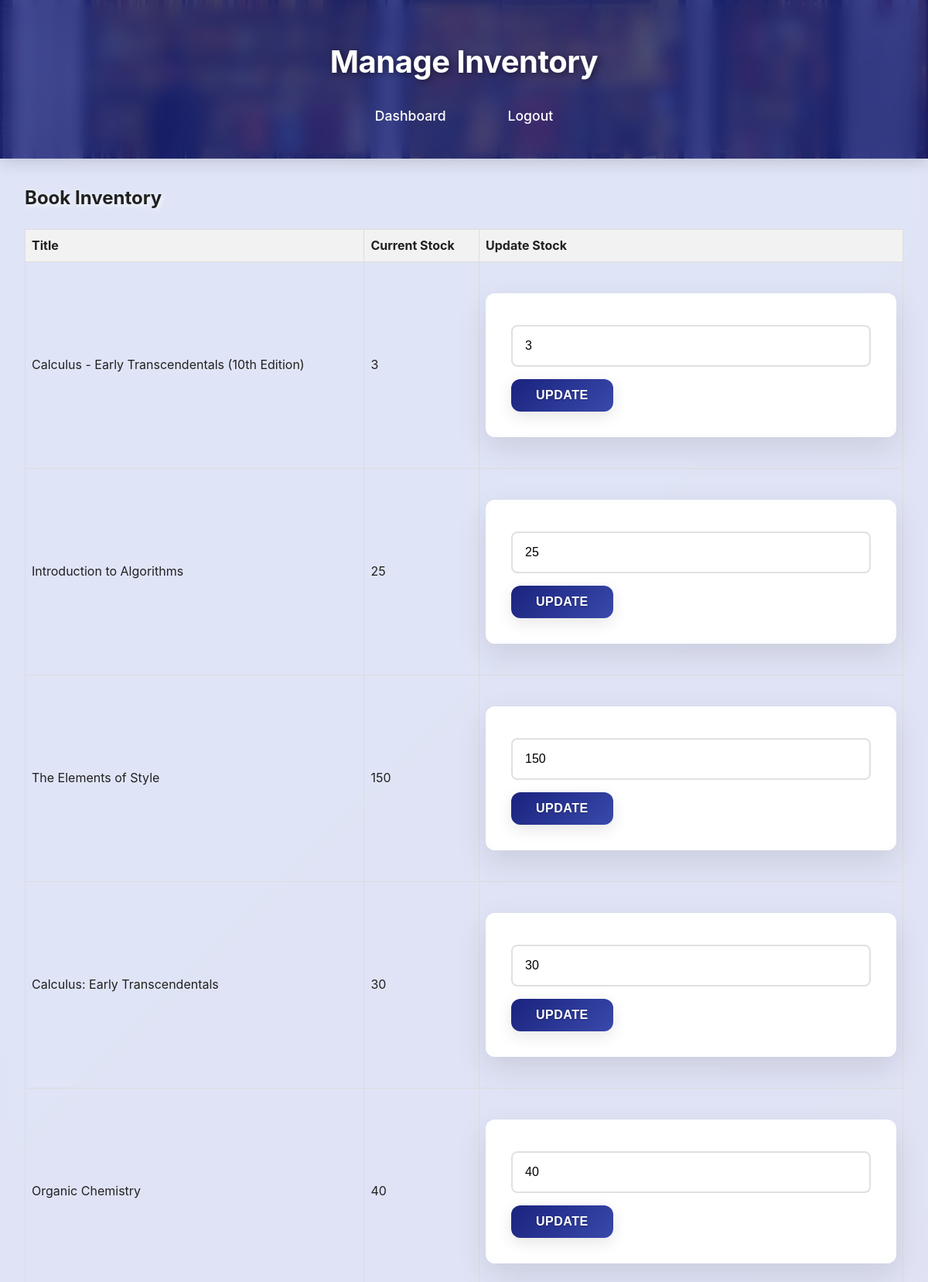
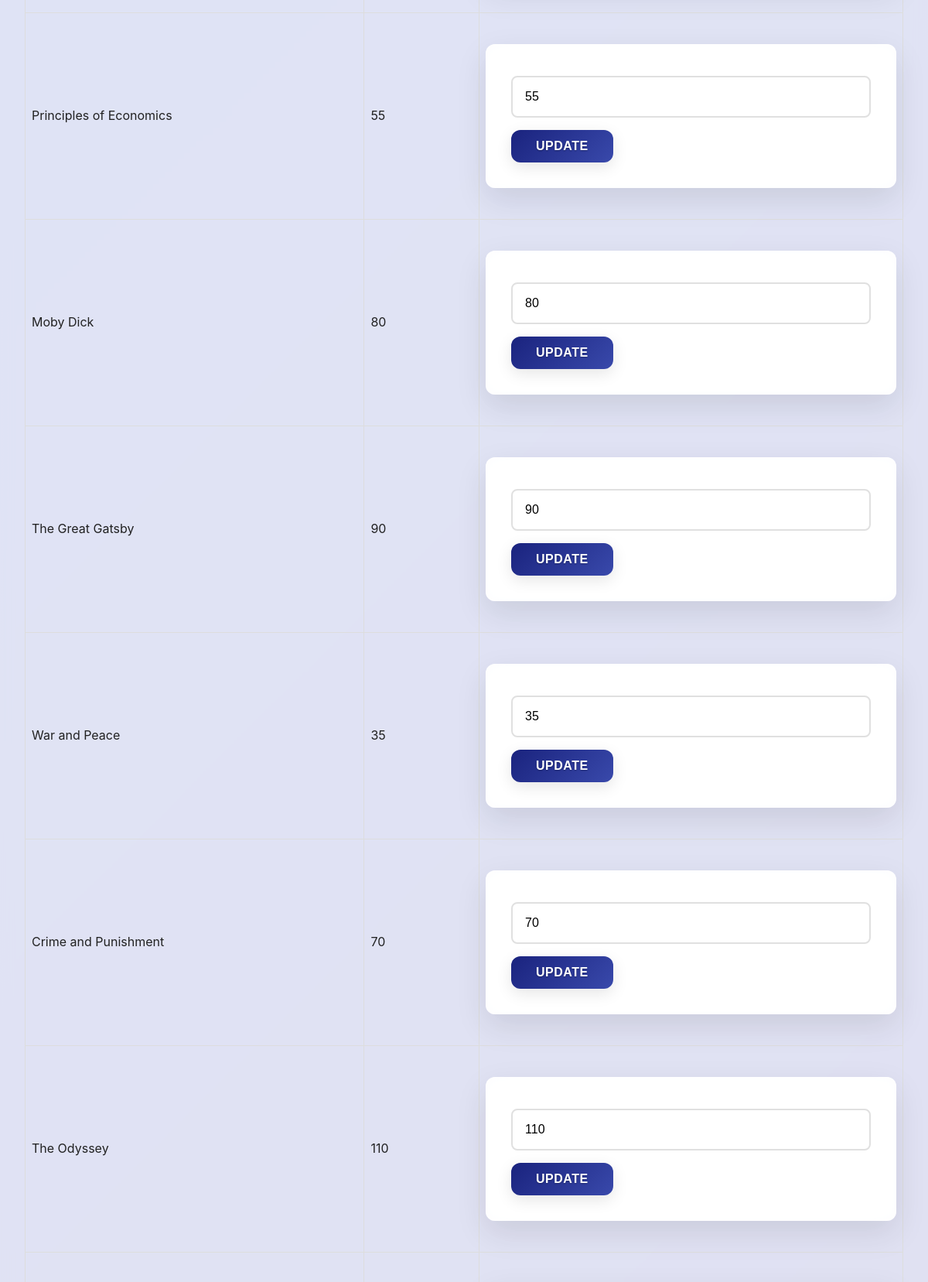
The app's page /manage_inventory.php (signed in, upper part) with its own data (2 pictures, top to bottom).
### tables this page shows
CREATE TABLE `books` (
  `book_id` int(11) NOT NULL,
  `title` varchar(255) NOT NULL,
  `author` varchar(255) NOT NULL,
  `genre` varchar(255) DEFAULT NULL,
  `ISBN` varchar(13) DEFAULT NULL,
  `price` decimal(10,2) NOT NULL,
  `stock_quantity` int(11) NOT NULL,
  `cover_image` varchar(255) DEFAULT NULL
);

### manage_inventory.php (the view, shortened to what this page needs)
<?php
include('includes/db_connect.php');
$sql = "SELECT * FROM books";
$result = $conn->query($sql);
?>
<!DOCTYPE html>
<html lang="en">
<head>
    <link rel="stylesheet" href="css/style.css">
</head>
<body>
    <header>
        <div class="container">
            <h1>Manage Inventory</h1>
            <nav>
                <ul>
                    <li><a href="admin_dashboard.php">Dashboard</a></li>
                    <li><a href="logout.php">Logout</a></li>
                </ul>
            </nav>
        </div>
    </header>
    <div class="main-content">
        <div class="container">
        <h2>Book Inventory</h2>
        <table>
            <thead>
                <tr>
                    <th>Title</th>
                    <th>Current Stock</th>
                    <th>Update Stock</th>
                </tr>
            </thead>
            <tbody>
                <?php
                if ($result->num_rows > 0) {
                    while ($row = $result->fetch_assoc()): ?>
                        <tr>
                            <td><?php echo htmlspecialchars($row['title']); ?></td>
                            <td><?php echo htmlspecialchars($row['stock_quantity']); ?></td>
                            <td>
                                <form action="manage_inventory.php" method="POST">
                                    <input type="number" name="stock_quantity" value="<?php echo htmlspecialchars($row['stock_quantity']); ?>" min="0">
                                    <button type="submit" name="update_inventory" class="btn">Update</button>
                                </form>
                            </td>
                        </tr>
                    <?php endwhile;
                } else {
                    echo "<tr><td colspan='3'>No books found.</td></tr>";
                }
                ?>
            </tbody>
        </table>
         </div>
    </div>
</body>
</html>

### css/style.css (style rules this page uses)
:root { --primary-blue: #1a237e; --secondary-blue: #3949ab; --light-blue: #7986cb; --accent-blue: #e8eaf6; --light-gray: #f5f5f5; --medium-gray: #e0e0e0; --dark-gray: #424242; --white: #ffffff; --text-dark: #212121; --text-light: #757575; --shadow-light: rgba(0, 0, 0, 0.1); --shadow-medium: rgba(0, 0, 0, 0.15); --shadow-heavy: rgba(0, 0, 0, 0.25); --gradient-primary: linear-gradient( 135deg, var(--primary-blue) 0%, var(--secondary-blue) 100% ); --gradient-hover: linear-gradient(135deg, #0d1654 0%, #283593 100%); --blur-effect: blur(10px); --border-radius: 12px; --transition-smooth: all 0.3s cubic-bezier(0.4, 0, 0.2, 1); --transition-fast: all 0.2s ease; }
* { margin: 0; padding: 0; box-sizing: border-box; }
body { font-family: "Inter", "Segoe UI", Tahoma, Geneva, Verdana, sans-serif; line-height: 1.6; color: var(--text-dark); min-height: 100vh; overflow-x: hidden; position: relative; background: url("../images/bookstore_bg.jpg") no-repeat center center/cover; background-attachment: fixed; background-color: #667eea; background-image: linear-gradient(135deg, #667eea 0%, #764ba2 100%); }
body::before { content: ""; position: fixed; top: 0; left: 0; width: 100%; height: 100%; background: linear-gradient(135deg, #667eea 0%, #764ba2 100%); z-index: -2; }
.main-content { background: rgba(245, 247, 250, 0.85); backdrop-filter: blur(8px); -webkit-backdrop-filter: blur(8px); min-height: 100vh; position: relative; }
header { position: sticky; top: 0; z-index: 1000; background: linear-gradient( rgba(26, 35, 126, 0.75), rgba(26, 35, 126, 0.75) ), url("../images/cover2.jpg") no-repeat center center/cover; backdrop-filter: var(--blur-effect); -webkit-backdrop-filter: var(--blur-effect); border-bottom: 1px solid rgba(255, 255, 255, 0.001); box-shadow: 0 4px 20px var(--shadow-medium); transition: var(--transition-smooth); }
header::before { content: ""; position: absolute; top: 0; left: 0; right: 0; bottom: 0; background: rgba(26, 35, 126, 0.1); backdrop-filter: var(--blur-effect); -webkit-backdrop-filter: var(--blur-effect); z-index: -1; }
header h1 { color: var(--white); font-size: 2.5rem; font-weight: 700; text-shadow: 2px 2px 8px rgba(0, 0, 0, 0.5); margin: 0; padding: 1rem 0; letter-spacing: -0.5px; text-align: center; }
h2 { color: var(--text-dark); text-shadow: 2px 2px 6px rgba(255, 255, 255, 0.9); font-weight: 700; margin-bottom: 1rem; }
nav { padding: 0.5rem 0; }
nav ul { list-style: none; display: flex; justify-content: center; align-items: center; gap: 2rem; padding: 0; margin: 0; flex-wrap: wrap; }
nav ul li a { color: var(--white); text-decoration: none; font-weight: 500; font-size: 1.1rem; padding: 0.75rem 1.5rem; border-radius: var(--border-radius); transition: var(--transition-smooth); position: relative; overflow: hidden; white-space: nowrap; }
.container { max-width: 1400px; margin: 0 auto; padding: 2rem; position: relative; }
button, .btn { display: inline-block; background: var(--gradient-primary); color: var(--white); padding: 0.75rem 2rem; border: none; border-radius: var(--border-radius); cursor: pointer; text-decoration: none; font-weight: 600; font-size: 1rem; transition: var(--transition-smooth); position: relative; overflow: hidden; box-shadow: 0 6px 20px var(--shadow-light); text-transform: uppercase; letter-spacing: 0.5px; text-shadow: 0 1px 2px rgba(0, 0, 0, 0.3); }
button::before, .btn::before { content: ""; position: absolute; top: 0; left: -100%; width: 100%; height: 100%; background: var(--gradient-hover); transition: var(--transition-smooth); z-index: 1; }
form { background: rgba(255, 255, 255, 0.97); backdrop-filter: blur(12px); -webkit-backdrop-filter: blur(12px); padding: 2rem; margin: 2rem 0; border-radius: var(--border-radius); border: 1px solid rgba(255, 255, 255, 0.3); box-shadow: 0 15px 40px var(--shadow-light); }
input[type="text"], input[type="password"], input[type="email"], input[type="number"], input[type="date"], select, textarea { width: 100%; padding: 1rem; margin: 0.5rem 0 1rem 0; border: 2px solid var(--medium-gray); border-radius: 8px; font-size: 1rem; transition: var(--transition-fast); background: rgba(255, 255, 255, 0.95); backdrop-filter: blur(5px); }
.book-card, .cart-item, .order-item, form { animation: fadeInUp 0.6s ease-out forwards; }
.main-content { animation: fadeIn 0.5s ease-out; }

### manage_inventory.php (style rules this page uses)
table { width: 100%; border-collapse: collapse; margin-top: 20px; }
table, th, td { border: 1px solid #ddd; padding: 8px; text-align: left; }
th { background-color: #f2f2f2; }

### records on screen
books: title "Calculus - Early Transcendentals (10th Edition)", stock_quantity "3"
books: title "Introduction to Algorithms", stock_quantity "25"
books: title "The Elements of Style", stock_quantity "150"
books: title "Calculus: Early Transcendentals", stock_quantity "30"
books: title "Organic Chemistry", stock_quantity "40"
books: title "Principles of Economics", stock_quantity "55"
books: title "Moby Dick", stock_quantity "80"
books: title "The Great Gatsby", stock_quantity "90"
books: title "War and Peace", stock_quantity "35"
books: title "Crime and Punishment", stock_quantity "70"
books: title "The Odyssey", stock_quantity "110"
